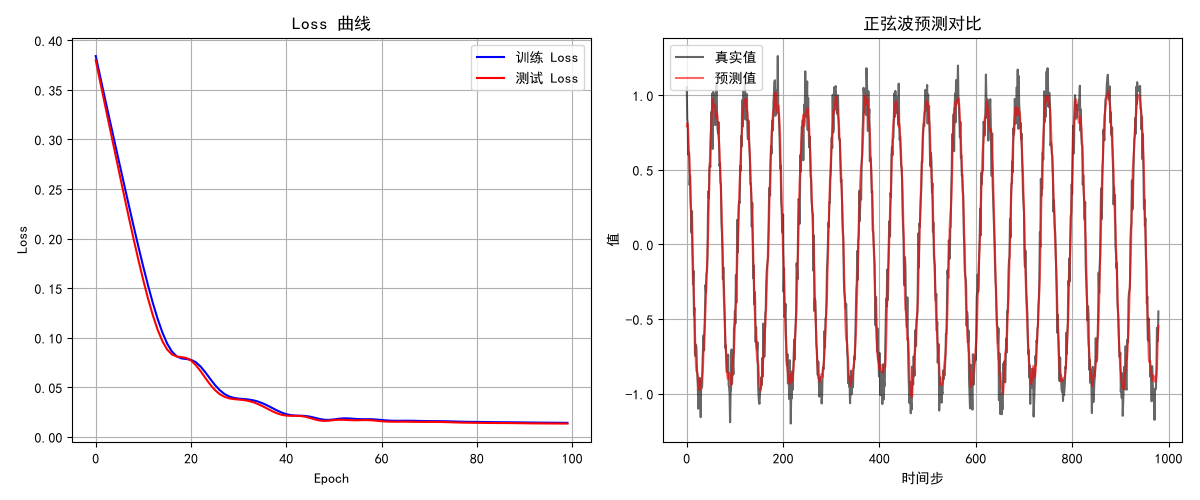

Write Python code to recreate this figure.
import numpy as np
import torch
import torch.nn as nn
import matplotlib.pyplot as plt

plt.rcParams["font.sans-serif"] = ["SimHei"]
plt.rcParams["axes.unicode_minus"] = False

np.random.seed(42)
t = np.linspace(0, 100, 1000)
data = np.sin(t) + np.random.randn(1000) * 0.1

seq_len = 20
x, y = [], []
for i in range(len(data) - seq_len):
    x.append(data[i:i + seq_len])
    y.append(data[i + seq_len])
x = np.array(x, dtype = np.float32).reshape(-1, seq_len, 1)
y = np.array(y, dtype = np.float32).reshape(-1, 1)
print(f"X 形状：{x.shape} | y 形状：{y.shape}")

split = int(len(x) * 0.8)
x_train, x_test = x[:split], x[split:]
y_train, y_test = y[:split], y[split:]
x_train_t = torch.tensor(x_train)
y_train_t = torch.tensor(y_train)
x_test_t = torch.tensor(x_test)
y_test_t = torch.tensor(y_test)

class RNNModel(nn.Module):
    def __init__(self):
        super().__init__()
        self.rnn = nn.RNN(input_size = 1, hidden_size = 32, num_layers = 1, batch_first = True)
        self.fc = nn.Linear(32, 1)
    def forward(self, x):
        out, h_n = self.rnn(x)
        last_out = out[:, -1, :]
        return self.fc(last_out) 

model = RNNModel()
loss_fn = nn.MSELoss()
optimizer = torch.optim.Adam(model.parameters(), lr = 0.001)

epochs, train_losses, test_losses = 100, [], []
for epoch in range(epochs):
    model.train()
    y_pred = model(x_train_t)
    loss = loss_fn(y_pred, y_train_t)
    optimizer.zero_grad()
    loss.backward()
    optimizer.step()
    train_losses.append(loss.item())
    model.eval()
    with torch.no_grad():
        y_test_pred = model(x_test_t)
        test_loss = loss_fn(y_test_pred, y_test_t)
        test_losses.append(test_loss.item())
    if epoch % 20 == 0:
        print(f"Epoch {epoch:3d} | Train Loss: {loss.item():.4f} | Test Loss: {test_loss.item():.4f}")
plt.figure(figsize=(12, 5))

plt.subplot(1, 2, 1)
plt.plot(train_losses, label="训练 Loss", color="blue")
plt.plot(test_losses, label="测试 Loss", color="red")
plt.title("Loss 曲线")
plt.xlabel("Epoch")
plt.ylabel("Loss")
plt.legend()
plt.grid(True)

plt.subplot(1, 2, 2)
model.eval()
with torch.no_grad():
    y_pred_all = model(torch.tensor(x, dtype=torch.float32)).numpy().flatten()

plt.plot(y.flatten(), label="真实值", color="black", alpha=0.6)
plt.plot(y_pred_all, label="预测值", color="red", alpha=0.6)
plt.title("正弦波预测对比")
plt.xlabel("时间步")
plt.ylabel("值")
plt.legend()
plt.grid(True)

plt.tight_layout()
plt.savefig("day16_rnn.png")
plt.show()

print("\n图片已保存：day16_rnn.png")
